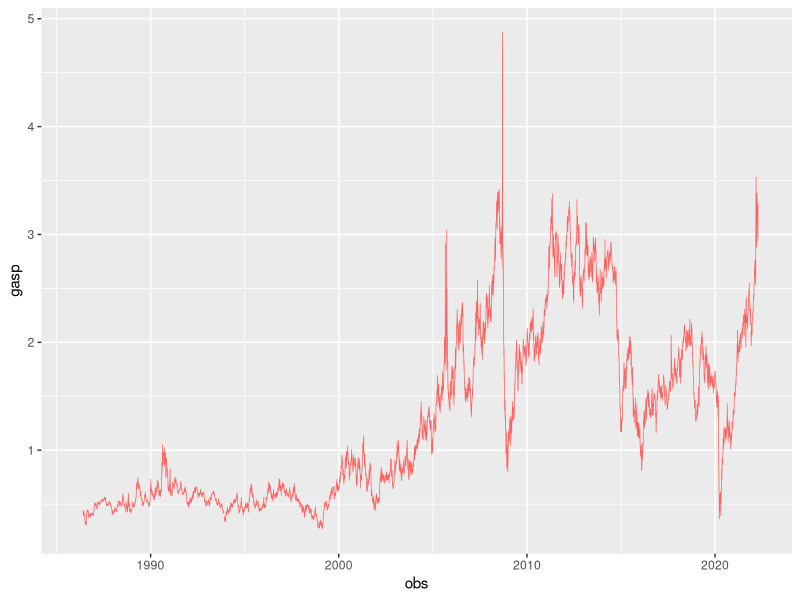
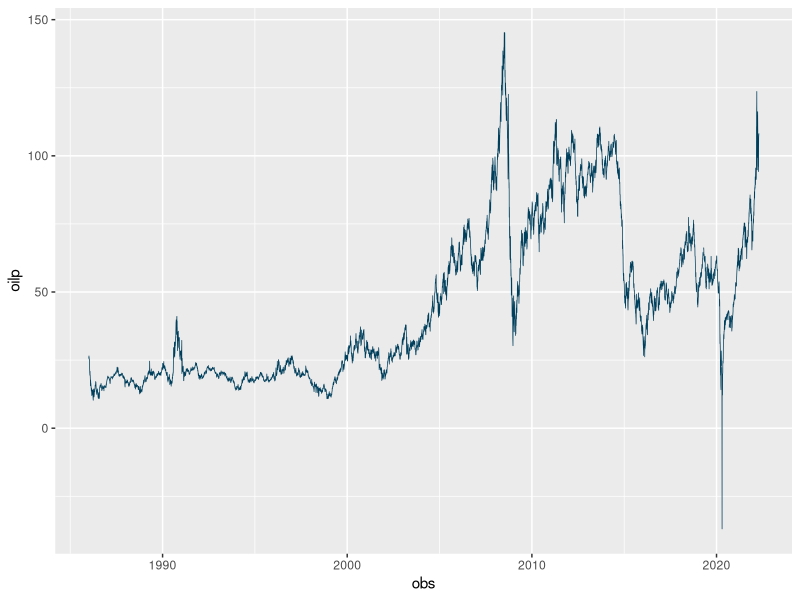
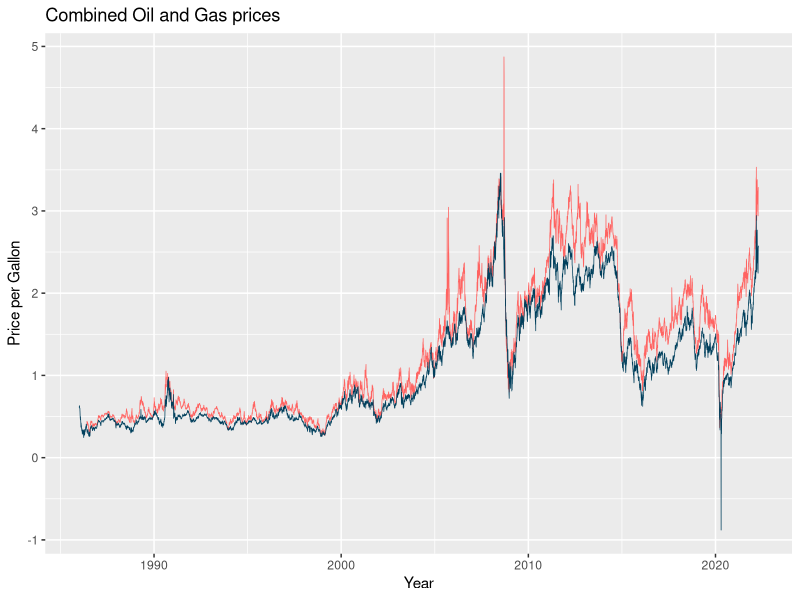
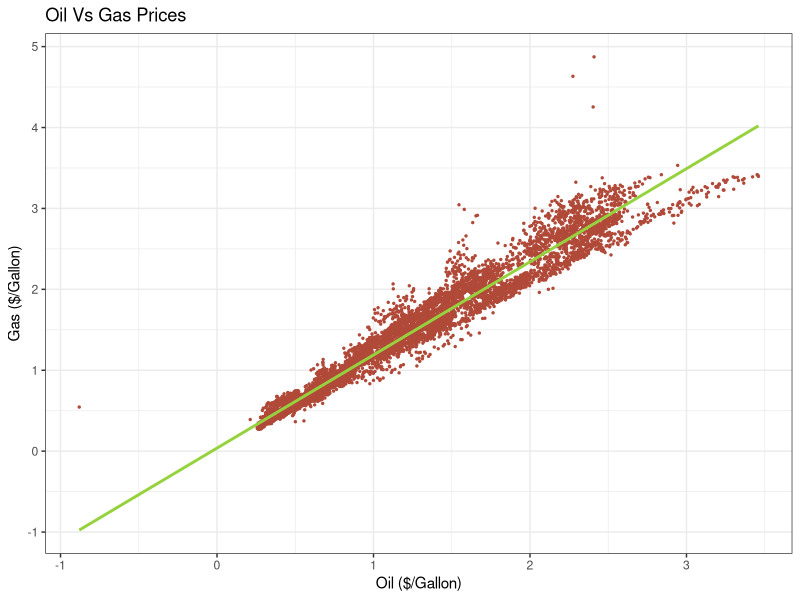

Here is the R script that generated these plots, in order:
## ---- chunk 1
#install.packages("tidyverse")
#install.packages("ggplot2")
#install.packages("dplyr")
#install.packages("lubridate")
#install.packages("patchwork")
## ---- chunk 2
#load packages
library(lubridate)
library(tidyverse)
library(ggplot2)
library(dplyr)
library(patchwork)
## ---- chunk 3
#load data
dat<-read.csv("Spot_Prices.csv")
obs<-mdy(dat$day)
## ---- chunk 4
#individual lines
PPG_oil<-"#003f5c"
PPG_gas<-"#ff6361"
gas_price<-ggplot(dat,aes(x=obs,y=gasp,group=1))+geom_line(size=.25,color=PPG_gas)
oil_price<-ggplot(dat,aes(x=obs,y=oilp,group=1))+geom_line(size=.25,color=PPG_oil)
gas_price
oil_price
## ---- chunk 5
#combines lines
oiletgas<-ggplot(dat,aes(x=obs,group=1))+
  geom_line(aes(y=gasp,group=1), size=.25,color=PPG_gas)+
  geom_line(aes(y=oilp/42,group=1), size=.25, color=PPG_oil)+
  labs(title = "Combined Oil and Gas prices",x="Year",y="Price per Gallon")
  
oiletgas

## ---- chunk 6
#scatter & regression
ogas<-"#b14939"
oil_v_gas<-ggplot(dat,aes(y=gasp,x=oilp/42,group=1))+geom_point(size=.5,color=ogas) + geom_smooth(method=lm,se=FALSE,color="#95d23e",linetype='solid')+theme_bw()+
  labs(title="Oil Vs Gas Prices",x="Oil ($/Gallon)",y="Gas ($/Gallon)")
oil_v_gas
## ---- chunk 7
#regression data
m1<-lm(dat$gasp~dat$oilp)
summary(m1)
